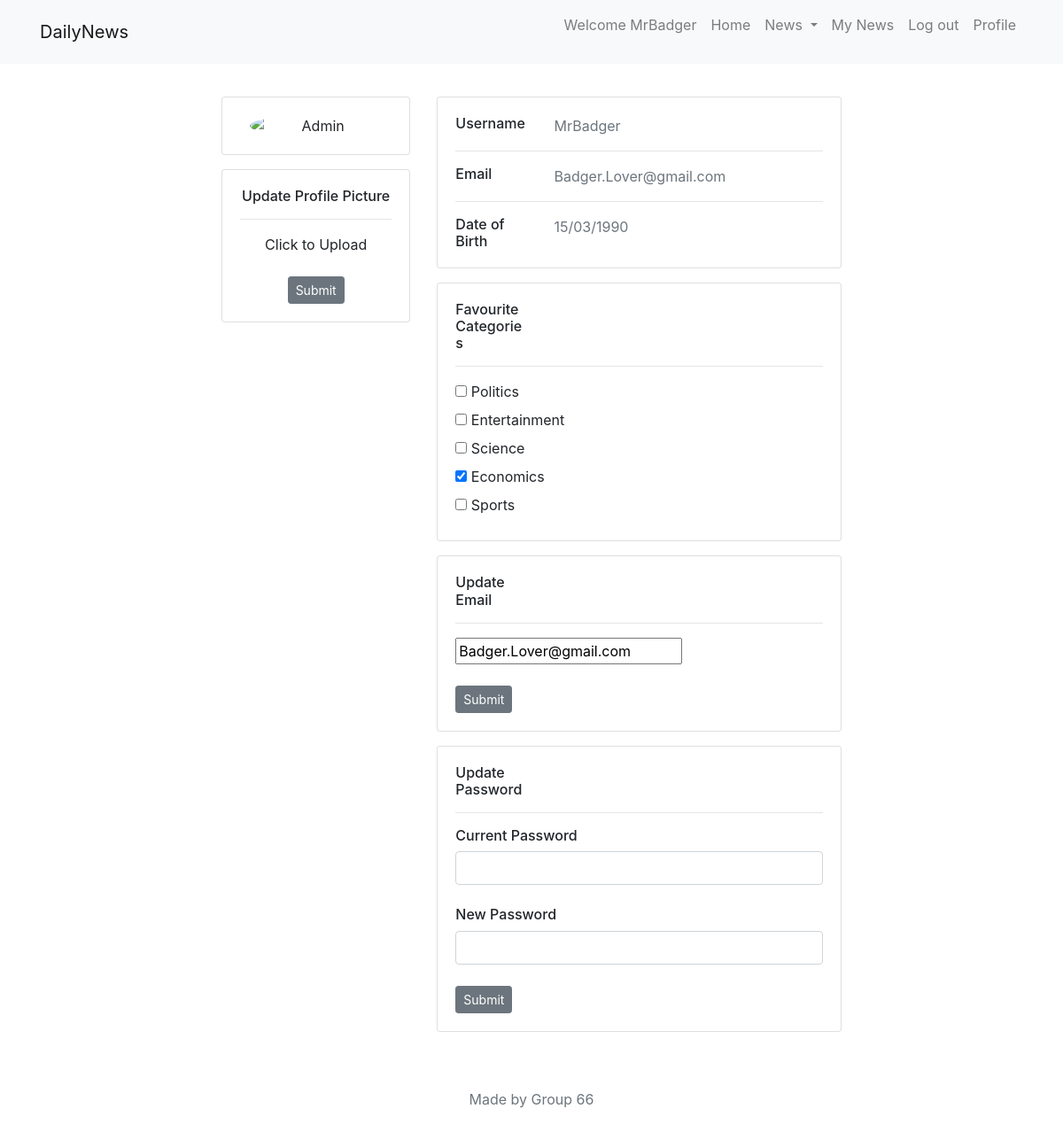
Page /news/profile/ (signed in) on the committed database.
### news/models.py (models this page shows, shortened)
class Member(User): #This is the user, contains the username and password fields by default
    DOB = models.DateTimeField()
    favouriteCats = models.ManyToManyField(Category)
    profile_pic = models.ImageField(null=True, blank=True, upload_to='profile_images')

class Category(models.Model):
    name = models.CharField(max_length = 50)

### news/views.py (the view)
    def mod_view(request):
        if 'username' in request.session:
            username = request.session['username']
            try: user = Member.objects.get(username=username)
            except Member.DoesNotExist: raise Http404('Member does not exist')
            return view(request, user)
        else:
            return render(request,'news/login.html')

### news/views.py (called while the page is built)
def loggedin(view):
    def mod_view(request):
        if 'username' in request.session:
            username = request.session['username']
            try: user = Member.objects.get(username=username)
            except Member.DoesNotExist: raise Http404('Member does not exist')
            return view(request, user)
        else:
            return render(request,'news/login.html')
    return mod_view

@loggedin
def viewProfile(request, user):
    username = request.session['username']
    categories = Category.objects.all()
    context = {'user': user, 'loggedin': True, 'member': user, 'categories': categories}
    return render(request, 'news/profile.html', context)

### news/templates/news/profile.html (shortened to what this page needs)
{% extends "news/base.html"%}
{% load static %}
{% block content %}
<div class="container">
    {% if member %}
    <div class="main-body">
        <div class="row gutters-sm">
            <div class="col-md-4 mb-3 container-profile">
                <div class="card">
                    <div class="card-body">
                        <div class="d-flex flex-column align-items-center text-center">
                            {% if member.profile_pic %}
                            <img id='profile-img' src='{{member.profile_pic.url}}' alt="Admin" class="rounded-circle" width="150"></img>
                            <br>
                            <a class="btn btn-outline-primary" href="{% url 'removeImage' %}">Remove Photo</a>
                            {% else %}
                            <img id='profile-img' src="{% static 'news/profile-image.jpg' %}" alt="Admin" class="rounded-circle" width="150"></img>
                            {% endif %}
                        </div>
                    </div>
                </div>
                <div class="card mt-3">
                    <div class="card-body">
                        <form class="align-items-center text-center" id='upload_pic' method='POST' action="{% url 'updateImage' %}" enctype='multipart/form-data'>
                            <h6 class="mb-0">Update Profile Picture</h6>
                            <hr>
                            <label class="inputlabel">
                                Click to Upload
                            </label>
                            <br>
                            <br>
                            <input class="btn btn-secondary btn-sm" type='submit' value='Submit'>
                        </form>
                    </div>
                </div>
            </div>
            <div class="col-md-8 container-profile">
                <div class="card mb-3">
                    <div class="card-body">
                        <div class="row">
                            <div class="col-sm-3">
                                <h6 class="mb-0">Username</h6>
                            </div>
                            <div class="col-sm-9 text-secondary">
                                {{member.username}}
                            </div>
                        </div>
                        <hr>
                        <div class="row">
                            <div class="col-sm-3">
                                <h6 class="mb-0">Email</h6>
                            </div>
                            <div class="col-sm-9 text-secondary">
                                {{member.email}}
                            </div>
                        </div>
                        <hr>
                        <div class="row">
                            <div class="col-sm-3">
                                <h6 class="mb-0">Date of Birth</h6>
                            </div>
                            <div class="col-sm-9 text-secondary">
                                {{member.DOB| date:'d/m/Y'}}
                            </div>
                        </div>
                    </div>
                </div>
                <div class="card mb-3">
                    <div class="card-body">
                        <div class="row">
                            <div class="col-sm-3">
                                <h6 class="mb-0" id="straight">Favourite Categories</h6>
                            </div>
                        </div>
                        <hr>
                        {% if member.favouriteCats.exists %}
                        {%for cat in categories%}
                        {%if cat in member.favouriteCats.all%}
                        <div>
                            <input class="category" type="checkbox" value="{{cat.name}}" name="category" checked />
                            {%else%}
                            <div>
                                <input class="category" type="checkbox" value="{{cat.name}}" name="category" />
                                {%endif%}
                                <label for="">{{cat.name}}</label>
                            </div>
                            {%endfor%}
                            {% endif %}
                        </div>
                    </div>
                    <div class="card mb-3">
                        <div class="card-body" id="updateEmail">
                            <div class="row">
                                <div class="col-sm-3">
                                    <h6 class="mb-0" id="straight">Update Email</h6>
                                </div>
                            </div>
                            <hr>
                            <form id='updateEmail' method='POST' action="{% url 'updateEmail' %}">
                                <input type="email" id="email" name="email" value="{{member.email}}">
                                <br>
                                <br>
                                <button class="btn btn-secondary btn-sm" id="ChangeEmail" type='button'>Submit </button>
                            </form>
                        </div>
                    </div>
                    <div class="card mb-3">
                        <div class="card-body" id="update Password">
                            <div class="row">
                                <div class="col-sm-3">
                                    <h6 class="mb-0" id="straight">Update Password</h6>
                                </div>
                            </div>
                            <hr>
                            <form id='updatePassword' method='POST' action="{% url 'updatePassword' %}">
                                <h6 class="mb-0"><label for="loginPassf">Current Password</label></h6>
                                <input type="password" class="form-control" id="loginPass" name="currentPassword">
                                <br>
                                <h6 class="mb-0"><label for="loginPassf">New Password</label></h6>
                                <input type="password" class="form-control" id="loginPass" name="newPassword">
                                <br>
                                <button class="btn btn-secondary btn-sm" id="ChangePassword" type='button'>Submit </button>
                            </form>
                        </div>
                    </div>
                </div>
            </div>
        </div>
        {% else %}
        <p>User does not exist</p>
        {% endif %}
    </div>
    {% endblock %}

### news/templates/news/base.html (shortened to what this page needs)
{% load static %}
<!DOCTYPE html>
<html>
<head>
	<link rel="stylesheet" href="https://maxcdn.bootstrapcdn.com/bootstrap/4.5.2/css/bootstrap.min.css">
	<link rel="stylesheet" type="text/css" href="{% static 'news/styles.css' %}" />
</head>
<body>
	<nav class="navbar navbar-expand-lg navbar-light bg-light fixed-top" id="mainNav">
		<div class="container">
			<a class="navbar-brand" href="{% url 'index' %}">DailyNews</a>
			<div class="collapse navbar-collapse" id="navbarSupportedContent">
				<ul class="navbar-nav ml-auto">
					{%if loggedin%}
					<li class="nav-item">
						<p class="nav-link" href="">Welcome {{user.username}}</p>
					</li>
					{%endif%}
					<li class="nav-item">
						<a class="nav-link" href="{% url 'index' %}">Home</a>
					</li>
					<li class="nav-item dropdown">
						<a class="nav-link dropdown-toggle" href="#" id="navbarDropdownMenuLink" data-toggle="dropdown" aria-haspopup="true" aria-expanded="false">
							News
						</a>
					</li>
					{%if loggedin%}
					<li class="nav-item">
						<a class="nav-link" href="{% url 'myNews' %}">My News</a>
					</li>
					<li class="nav-item">
						<a class="nav-link" href="{% url 'logout' %}">Log out</a>
					</li>
					<li class="nav-item">
						<a class="nav-link" href="{% url 'viewProfile' %}">Profile</a>
					</li>
					{%endif%}
				</ul>
			</div>
		</div>
	</nav>
	<br>
	<br>
	<br>
	<article>
    <div class="container">
      <div class="row">
        <div class="col-lg-8 col-md-10 mx-auto">
					{% block content %}
					{% endblock %}
				</div>
			</div>
		</div>
	</article>
		<br>
		<br>
		<footer style="text-align:center;">
	    <div class="container">
	      <div class="row">
	        <div class="col-lg-8 col-md-10 mx-auto">
						<p class="copyright text-muted">Made by Group 66 </p>
	        </div>
	      </div>
	    </div>
	  </footer>
	<br>
</body>
</html>

### news/static/news/styles.css (style rules this page uses)
input.category { vertical-align: }
.container-profile { margin-top:5%; }
.inputlabel { font-size: 1em; display: inline-block; cursor:pointer; margin-bottom: 0; }

### rows in the picture
Member: DOB "15/03/1990"
Category: name "Politics"
Category: name "Entertainment"
Category: name "Science"
Category: name "Economics"
Category: name "Sports"

### other values in the picture
{{ user.username }} "MrBadger"
{{ member.username }} "MrBadger"
{{ member.email }} "Badger.Lover@gmail.com"
